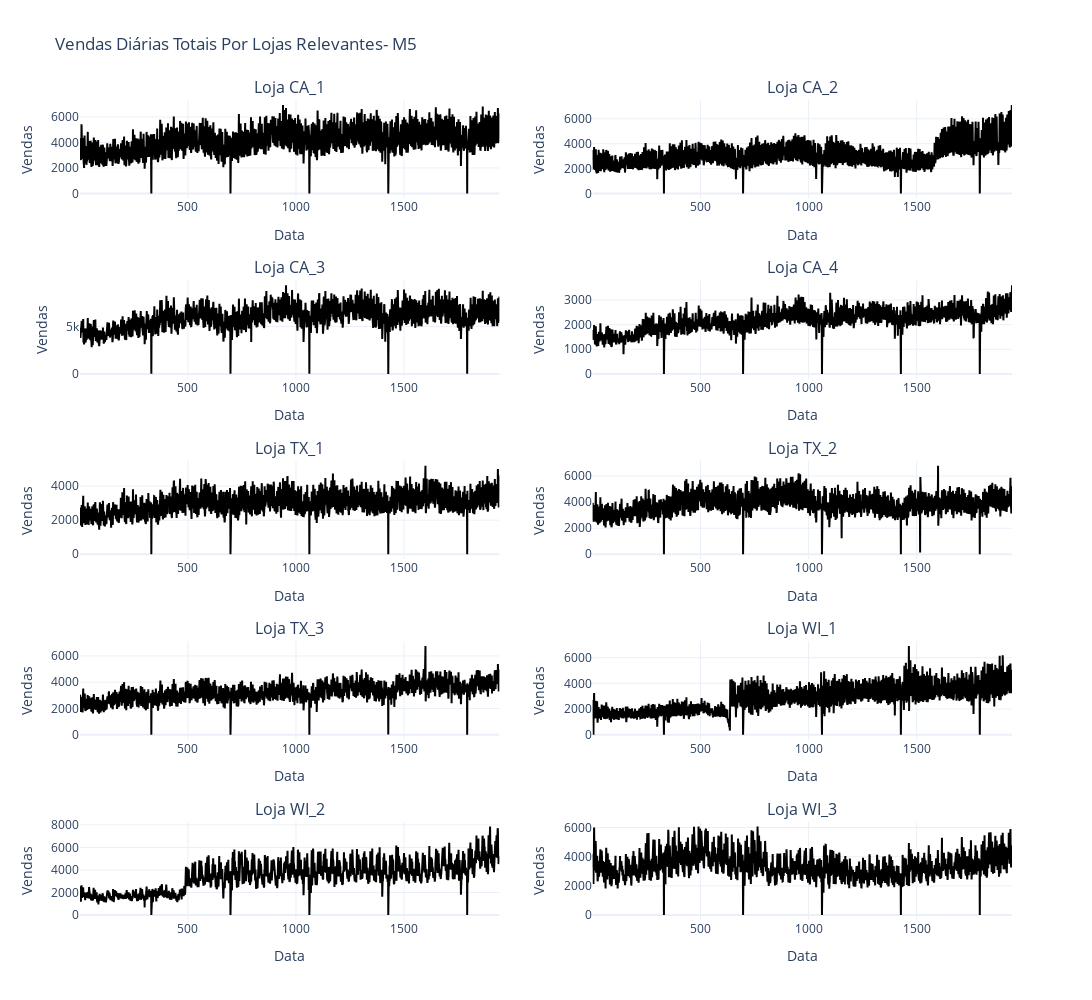

Notebook source saved alongside this figure:
### Code cell
# Agrupar os dados por loja e data, somando as vendas
vendas_por_loja = m5_data.groupby(['Loja', 'Data']).agg({'Vendas': 'sum'}).reset_index()

# Create a figure
fig = make_subplots(rows=5, cols=2, subplot_titles=[f'Loja {loja}' for loja in lojas_relevantes_m5])

for i, loja in enumerate(lojas_relevantes_m5):

    df_loja = vendas_por_loja[vendas_por_loja['Loja'] == loja]
    df_loja_grouped = df_loja.groupby('Data')['Vendas'].sum().reset_index()


        # Add traces for train, test, and forecast
    fig.add_trace(go.Scatter(x=df_loja_grouped['Data'], y=df_loja_grouped['Vendas'], mode='lines', name='Treino', line=dict(color='black')), row=i//2+1, col=i%2+1)

    # Update layout for each subplot
    fig.update_xaxes(title_text='Data', row=i//2+1, col=i%2+1)
    fig.update_yaxes(title_text='Vendas', row=i//2+1, col=i%2+1)
    # Criar um dataframe com o tempo de treino e previsão por loja


# Update layout for the entire figure
fig.update_layout(
    title='Vendas Diárias Totais Por Lojas Relevantes- M5',
    height=1000,
    width=1500,
    showlegend=False,
    template='plotly_white'
)

fig.write_html('Gráficos/vendas_diarias_por_loja_m5.html')
# Show the figure
fig.show()

### Figure 1 — Plotly figure (JSON) as saved in the notebook; plotly's stock layout.template omitted (floating-point values rounded to 4 significant figures; data arrays with more than 128 entries replaced by an {"elided": "..."} marker saying what was removed)
{"data": [{"line": {"color": "black"}, "mode": "lines", "name": "Treino", "type": "scatter", "x": {"elided": "1941 int values"}, "xaxis": "x", "y": {"elided": "1941 int values"}, "yaxis": "y"}, {"line": {"color": "black"}, "mode": "lines", "name": "Treino", "type": "scatter", "x": {"elided": "1941 int values"}, "xaxis": "x2", "y": {"elided": "1941 int values"}, "yaxis": "y2"}, {"line": {"color": "black"}, "mode": "lines", "name": "Treino", "type": "scatter", "x": {"elided": "1941 int values"}, "xaxis": "x3", "y": {"elided": "1941 int values"}, "yaxis": "y3"}, {"line": {"color": "black"}, "mode": "lines", "name": "Treino", "type": "scatter", "x": {"elided": "1941 int values"}, "xaxis": "x4", "y": {"elided": "1941 int values"}, "yaxis": "y4"}, {"line": {"color": "black"}, "mode": "lines", "name": "Treino", "type": "scatter", "x": {"elided": "1941 int values"}, "xaxis": "x5", "y": {"elided": "1941 int values"}, "yaxis": "y5"}, {"line": {"color": "black"}, "mode": "lines", "name": "Treino", "type": "scatter", "x": {"elided": "1941 int values"}, "xaxis": "x6", "y": {"elided": "1941 int values"}, "yaxis": "y6"}, {"line": {"color": "black"}, "mode": "lines", "name": "Treino", "type": "scatter", "x": {"elided": "1941 int values"}, "xaxis": "x7", "y": {"elided": "1941 int values"}, "yaxis": "y7"}, {"line": {"color": "black"}, "mode": "lines", "name": "Treino", "type": "scatter", "x": {"elided": "1941 int values"}, "xaxis": "x8", "y": {"elided": "1941 int values"}, "yaxis": "y8"}, {"line": {"color": "black"}, "mode": "lines", "name": "Treino", "type": "scatter", "x": {"elided": "1941 int values"}, "xaxis": "x9", "y": {"elided": "1941 int values"}, "yaxis": "y9"}, {"line": {"color": "black"}, "mode": "lines", "name": "Treino", "type": "scatter", "x": {"elided": "1941 int values"}, "xaxis": "x10", "y": {"elided": "1941 int values"}, "yaxis": "y10"}], "layout": {"annotations": [{"font": {"size": 16}, "showarrow": false, "text": "Loja CA_1", "x": 0.225, "xanchor": "center", "xref": "paper", "y": 1, "yanchor": "bottom", "yref": "paper"}, {"font": {"size": 16}, "showarrow": false, "text": "Loja CA_2", "x": 0.775, "xanchor": "center", "xref": "paper", "y": 1, "yanchor": "bottom", "yref": "paper"}, {"font": {"size": 16}, "showarrow": false, "text": "Loja CA_3", "x": 0.225, "xanchor": "center", "xref": "paper", "y": 0.78, "yanchor": "bottom", "yref": "paper"}, {"font": {"size": 16}, "showarrow": false, "text": "Loja CA_4", "x": 0.775, "xanchor": "center", "xref": "paper", "y": 0.78, "yanchor": "bottom", "yref": "paper"}, {"font": {"size": 16}, "showarrow": false, "text": "Loja TX_1", "x": 0.225, "xanchor": "center", "xref": "paper", "y": 0.56, "yanchor": "bottom", "yref": "paper"}, {"font": {"size": 16}, "showarrow": false, "text": "Loja TX_2", "x": 0.775, "xanchor": "center", "xref": "paper", "y": 0.56, "yanchor": "bottom", "yref": "paper"}, {"font": {"size": 16}, "showarrow": false, "text": "Loja TX_3", "x": 0.225, "xanchor": "center", "xref": "paper", "y": 0.34, "yanchor": "bottom", "yref": "paper"}, {"font": {"size": 16}, "showarrow": false, "text": "Loja WI_1", "x": 0.775, "xanchor": "center", "xref": "paper", "y": 0.34, "yanchor": "bottom", "yref": "paper"}, {"font": {"size": 16}, "showarrow": false, "text": "Loja WI_2", "x": 0.225, "xanchor": "center", "xref": "paper", "y": 0.12, "yanchor": "bottom", "yref": "paper"}, {"font": {"size": 16}, "showarrow": false, "text": "Loja WI_3", "x": 0.775, "xanchor": "center", "xref": "paper", "y": 0.12, "yanchor": "bottom", "yref": "paper"}], "height": 1000, "showlegend": false, "title": {"text": "Vendas Diárias Totais Por Lojas Relevantes- M5"}, "width": 1500, "xaxis": {"anchor": "y", "domain": [0, 0.45], "title": {"text": "Data"}}, "xaxis10": {"anchor": "y10", "domain": [0.55, 1], "title": {"text": "Data"}}, "xaxis2": {"anchor": "y2", "domain": [0.55, 1], "title": {"text": "Data"}}, "xaxis3": {"anchor": "y3", "domain": [0, 0.45], "title": {"text": "Data"}}, "xaxis4": {"anchor": "y4", "domain": [0.55, 1], "title": {"text": "Data"}}, "xaxis5": {"anchor": "y5", "domain": [0, 0.45], "title": {"text": "Data"}}, "xaxis6": {"anchor": "y6", "domain": [0.55, 1], "title": {"text": "Data"}}, "xaxis7": {"anchor": "y7", "domain": [0, 0.45], "title": {"text": "Data"}}, "xaxis8": {"anchor": "y8", "domain": [0.55, 1], "title": {"text": "Data"}}, "xaxis9": {"anchor": "y9", "domain": [0, 0.45], "title": {"text": "Data"}}, "yaxis": {"anchor": "x", "domain": [0.88, 1], "title": {"text": "Vendas"}}, "yaxis10": {"anchor": "x10", "domain": [0, 0.12], "title": {"text": "Vendas"}}, "yaxis2": {"anchor": "x2", "domain": [0.88, 1], "title": {"text": "Vendas"}}, "yaxis3": {"anchor": "x3", "domain": [0.66, 0.78], "title": {"text": "Vendas"}}, "yaxis4": {"anchor": "x4", "domain": [0.66, 0.78], "title": {"text": "Vendas"}}, "yaxis5": {"anchor": "x5", "domain": [0.44, 0.56], "title": {"text": "Vendas"}}, "yaxis6": {"anchor": "x6", "domain": [0.44, 0.56], "title": {"text": "Vendas"}}, "yaxis7": {"anchor": "x7", "domain": [0.22, 0.34], "title": {"text": "Vendas"}}, "yaxis8": {"anchor": "x8", "domain": [0.22, 0.34], "title": {"text": "Vendas"}}, "yaxis9": {"anchor": "x9", "domain": [0, 0.12], "title": {"text": "Vendas"}}}}
